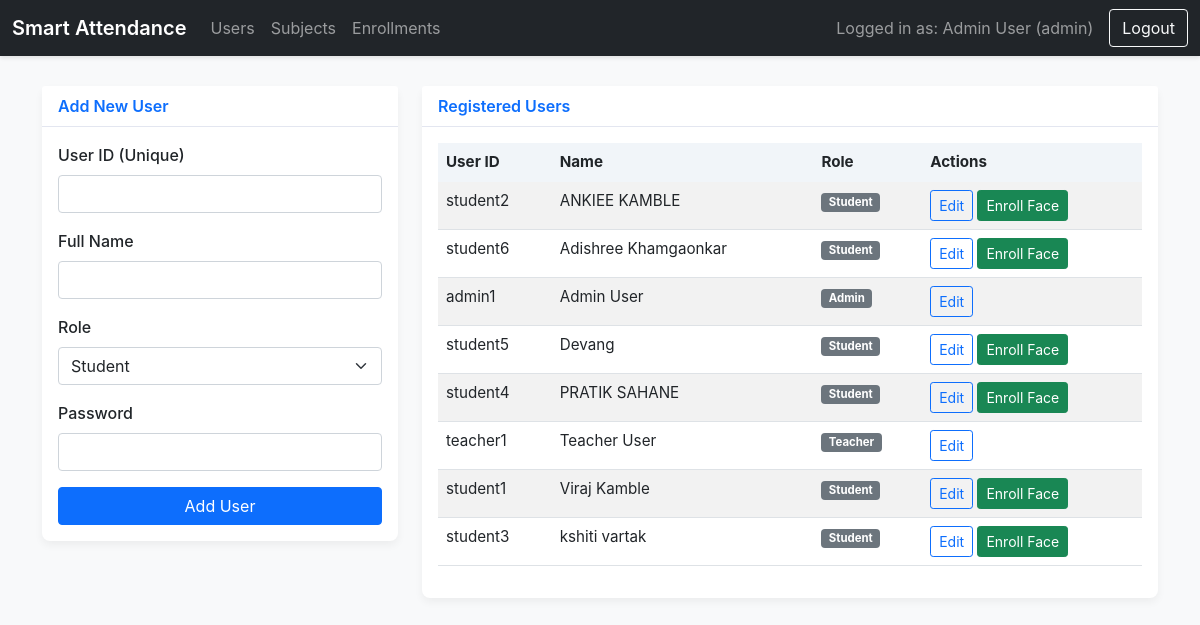
The app's page /admin/users (signed in), older data.
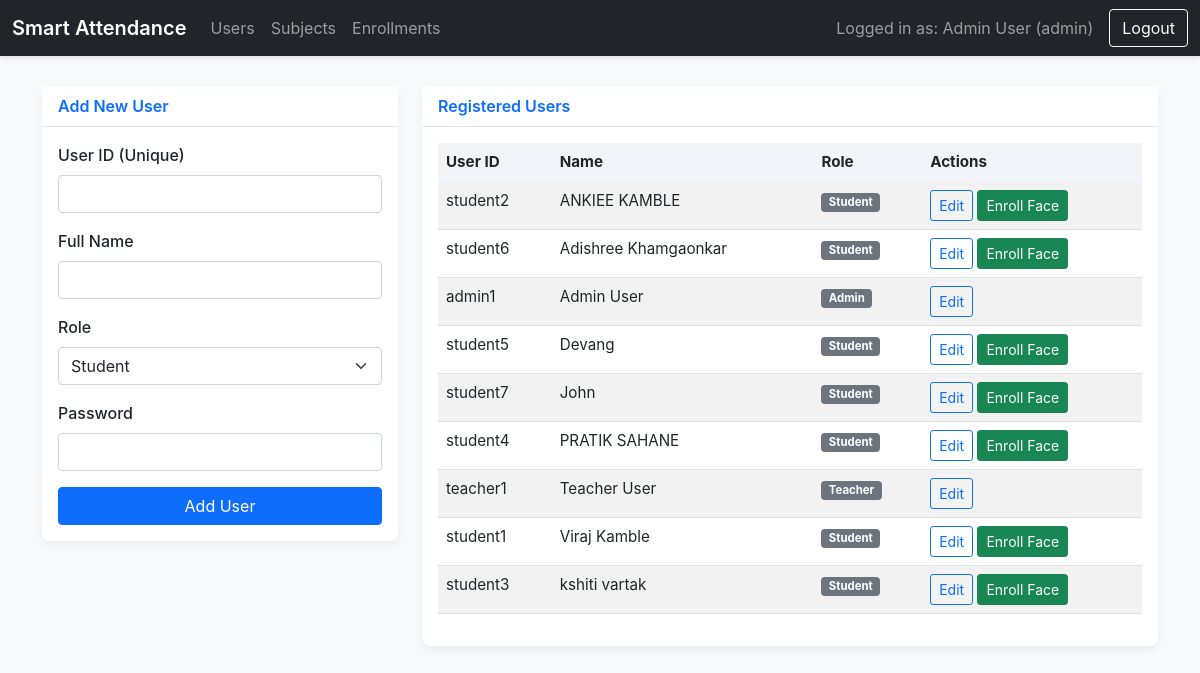
The same page, newer data.
### tables this page shows
CREATE TABLE users (
        user_id TEXT PRIMARY KEY,
        name TEXT NOT NULL,
        role TEXT NOT NULL,
        password TEXT NOT NULL
    , face_image TEXT);

### app.py (the view)
@app.route('/admin/users')
@login_required
@role_required('admin')
def manage_users():
    return render_template('manage_users.html', users=db.get_all_users_by_role())

### app.py (called while the page is built)
def login_required(f):
    @wraps(f)
    def decorated_function(*args, **kwargs):
        if 'user_id' not in session:
            return redirect(url_for('login'))
        return f(*args, **kwargs)
    return decorated_function

def role_required(role_name):
    def wrapper(f):
        @wraps(f)
        def decorated_function(*args, **kwargs):
            if session.get('role') != role_name:
                flash("You do not have permission to access this page.", "danger")
                return redirect(url_for('dashboard'))
            return f(*args, **kwargs)
        return decorated_function
    return wrapper

### database_manager.py (called while the page is built)
def get_db_connection():
    conn = sqlite3.connect(DATABASE)
    conn.row_factory = sqlite3.Row
    return conn

def get_all_users_by_role(role=None):
    conn = get_db_connection()
    query, params = "SELECT * FROM users", []
    if role:
        query += " WHERE role = ?"
        params.append(role)
    query += " ORDER BY name"
    users = conn.cursor().execute(query, params).fetchall()
    conn.close()
    return users

### templates/manage_users.html (shortened to what this page needs)
{% extends "base.html" %}
{% block content %}
<div class="row">
    <div class="col-lg-4">
        <div class="card">
            <div class="card-header">Add New User</div>
            <div class="card-body">
                <form action="{{ url_for('add_user') }}" method="post">
                    <div class="mb-3"><label for="user_id" class="form-label">User ID (Unique)</label><input type="text" class="form-control" id="user_id" name="user_id" required></div>
                    <div class="mb-3"><label for="name" class="form-label">Full Name</label><input type="text" class="form-control" id="name" name="name" required></div>
                    <div class="mb-3"><label for="role" class="form-label">Role</label><select class="form-select" id="role" name="role"><option value="student">Student</option></select></div>
                    <div class="mb-3"><label for="password" class="form-label">Password</label><input type="password" class="form-control" id="password" name="password" required></div>
                    <button type="submit" class="btn btn-primary w-100">Add User</button>
                </form>
            </div>
        </div>
    </div>
    <div class="col-lg-8">
        <div class="card">
            <div class="card-header">Registered Users</div>
            <div class="card-body">
                <table class="table table-striped">
                    <thead><tr><th>User ID</th><th>Name</th><th>Role</th><th>Actions</th></tr></thead>
                    <tbody>
                        {% for user in users %}
                        <tr>
                            <td>{{ user.user_id }}</td>
                            <td>{{ user.name }}</td>
                            <td><span class="badge bg-secondary">{{ user.role|capitalize }}</span></td>
                            <td>
                                <a href="{{ url_for('edit_user', user_id=user.user_id) }}" class="btn btn-sm btn-outline-primary">Edit</a>
                                {% if user.role == 'student' %}
                                <a href="{{ url_for('enroll_user', user_id=user.user_id) }}" class="btn btn-sm btn-success">Enroll Face</a>
                                {% endif %}
                            </td>
                        </tr>
                        {% endfor %}
                    </tbody>
                </table>
            </div>
        </div>
    </div>
</div>
{% endblock %}

### templates/base.html (shortened to what this page needs)
<!DOCTYPE html>
<html lang="en">
<head>
    <link href="https://cdn.jsdelivr.net/npm/bootstrap@5.1.3/dist/css/bootstrap.min.css" rel="stylesheet">
    <link rel="stylesheet" href="{{ url_for('static', filename='style.css') }}">
</head>
<body>
    <nav class="navbar navbar-expand-lg navbar-dark bg-dark">
        <div class="container-fluid">
            <a class="navbar-brand" href="{{ url_for('dashboard') }}">Smart Attendance</a>
            <div class="collapse navbar-collapse">
                <ul class="navbar-nav me-auto">
                    {% if session.role == 'admin' %}
                    <li class="nav-item"><a class="nav-link" href="{{ url_for('manage_users') }}">Users</a></li>
                    <li class="nav-item"><a class="nav-link" href="{{ url_for('manage_subjects') }}">Subjects</a></li>
                    <li class="nav-item"><a class="nav-link" href="{{ url_for('manage_enrollments') }}">Enrollments</a></li>
                    {% endif %}
                </ul>
                <span class="navbar-text me-3">
                    Logged in as: {{ session.name }} ({{ session.role }})
                </span>
                <a href="{{ url_for('logout') }}" class="btn btn-outline-light">Logout</a>
            </div>
        </div>
    </nav>
    <div class="container main-content">
        {% block content %}{% endblock %}
    </div>
</body>
</html>

Row changes from the older to the newer data that the page shows:
added users: user_id "student7", name "John", role "Student"
